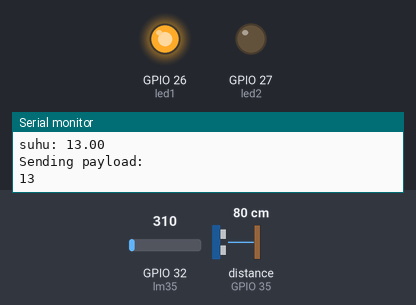
Recording of a sketch running on a simulated ESP32. On the bench: output pins drawn as LEDs (lit = HIGH), the last lines printed to the serial monitor. Inputs (shaded band) come from the test bench; at power-on: GPIO 32 (lm35) = 310, distance to the obstacle (sensor on GPIO 35) 80 cm. The echo pulse lasts 58.3 µs per cm; WiFi joins after 1.5 s; servers stay silent unless stated; no MQTT or app messages arrive unless stated.

Above: at 2.7 s.
2.8 s: GPIO 32 (lm35) set to 592
4.7 s: GPIO 32 (lm35) set to 723
At 6.6 s:
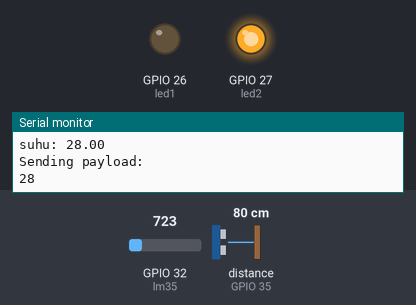
11.1 s: GPIO 32 (lm35) set to 527
At 12.7 s:
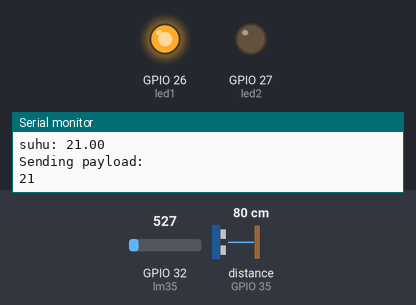
13.1 s: GPIO 32 (lm35) set to 682
At 14.7 s:
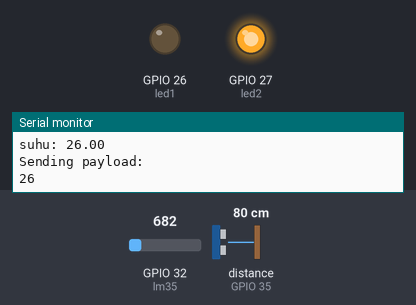
Timing chart, 0 to 16.1 s (numbered marks = the images above; inputs shaded):
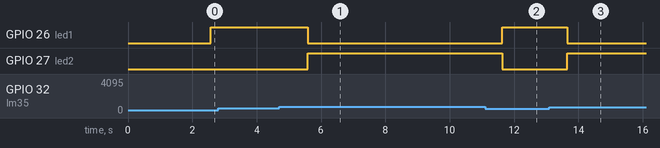

Measured:
- the behaviour switches between 664 and 665 on GPIO 32 (lm35) (found by bisection; images 0 and 1)
- after the input at 4.7 s, GPIO 26 (led1): HIGH → LOW after 0.89 s; GPIO 27 (led2): LOW → HIGH after 0.89 s
- after the input at 11.1 s, GPIO 26 (led1): LOW → HIGH after 0.53 s; GPIO 27 (led2): HIGH → LOW after 0.53 s
- after the input at 13.1 s, GPIO 26 (led1): HIGH → LOW after 0.55 s; GPIO 27 (led2): LOW → HIGH after 0.55 s

The sketch:

MonitoringTempDebit.ino
```cpp
/***
  Rui Santos
  Complete project details at https://randomnerdtutorials.com
***/

#include <WiFi.h>
#include <PubSubClient.h>
#include <NewPing.h>

// Replace the next variables with your SSID/Password combination
const char* ssid = "aaa";
const char* password = "korekapi456";

// Add your MQTT Broker IP address, example:
const char* mqtt_server = "192.168.43.107";

WiFiClient espClient;
PubSubClient client(espClient);
long lastMsg = 0;
char msg[50];


// inisiasi ultrasonic sensor
#define TRIGGERPIN 33
#define ECHOPIN 35
#define MAXDISTANCE 400
#define led1  26
#define led2  27
unsigned int distance;
NewPing sonar (TRIGGERPIN, ECHOPIN, MAXDISTANCE);

// LM35 Pin
const int lm35 = 32;
int value;
int temp;
int terpakai;
int sisavolume;

void setup() {
  Serial.begin(115200);
  // default settings

  setup_wifi();
  client.setServer(mqtt_server, 1883);
  client.setCallback(callback);
  pinMode(led1, OUTPUT);
  pinMode(led2, OUTPUT);
  pinMode(lm35, INPUT);
}

void setup_wifi() {
  delay(10);
  // We start by connecting to a WiFi network
  Serial.println();
  Serial.print("Connecting to ");
  Serial.println(ssid);

  WiFi.begin(ssid, password);

  while (WiFi.status() != WL_CONNECTED) {
    delay(500);
    Serial.print(".");
  }

  Serial.println("");
  Serial.println("WiFi connected");
  Serial.println("IP address: ");
  Serial.println(WiFi.localIP());
}

void callback(char* topic, byte* message, unsigned int length) {
  Serial.print("Message arrived on topic: ");
  Serial.print(topic);
  Serial.print(". Message: ");
  String messageTemp;

  for (int i = 0; i < length; i++) {
    Serial.print((char)message[i]);
    messageTemp += (char)message[i];
  }
  Serial.println();

  // Feel free to add more if statements to control more GPIOs with MQTT

  // If a message is received on the topic esp32/output, you check if the message is either "on" or "off".
  // Changes the output state according to the message
  if (String(topic) == "esp32/output") {
    Serial.print("Device data received : ");
    Serial.println(messageTemp);
  }
}

void reconnect() {
  // Loop until we're reconnected
  while (!client.connected()) {
    Serial.print("Attempting MQTT connection...");
    // Attempt to connect
    if (client.connect("ESP8266Client")) {
      Serial.println("connected");
      // Subscribe
      client.subscribe("esp32/lm35sensor");
      client.subscribe("esp32/ultrasonic");
    } else {
      Serial.print("failed, rc=");
      Serial.print(client.state());
      Serial.println(" try again in 5 seconds");
      // Wait 5 seconds before retrying
      delay(5000);
    }
  }
}
void loop() {
  if (!client.connected()) {
    reconnect();
  }
  client.loop();

  long now = millis();
  if (now - lastMsg > 1000) {
    lastMsg = now;
    publishultrasonic();
    publishsuhu();
  }
}

void publishultrasonic()
{
    delay(1000);
    distance = sonar.ping_cm();
    terpakai = distance *15;
    sisavolume = 120 - terpakai;
    Serial.print(sisavolume);
    Serial.println("cm3");
    char ultrasonicString[8];
    dtostrf(sisavolume,1,2, ultrasonicString);
    String payloadultrasonicStr = buildJson2();
    char payload1[payloadultrasonicStr.length()+1];
    payloadultrasonicStr.toCharArray(payload1, payloadultrasonicStr.length()+1);
    Serial.println("Sending payload1: ");
    Serial.println(payload1);
    client.publish("esp32/ultrasonic", payload1);
  }
void publishsuhu()
{
    temp = analogRead(lm35);
    value = map(temp, 0, 4095, 2, 150);
    if(value < 25)
    {
      digitalWrite(led1, HIGH);
      digitalWrite(led2, LOW);
      } else if(value > 25)
      {
        digitalWrite(led1, LOW);
        digitalWrite(led2, HIGH);
        }
    // Convert the value to a char array
    char suhuString[8];
    dtostrf(value, 1, 2, suhuString);
    Serial.print("suhu: ");
    Serial.println(suhuString);
    String payloadStr = buildJson1();
    char payload[payloadStr.length()+1];
    payloadStr.toCharArray(payload, payloadStr.length()+1);
    Serial.println("Sending payload: ");
    Serial.println(payload);
    client.publish("esp32/lm35sensor", payload);
  }

String buildJson2() {
  String data;
  data += (int)sisavolume;
  return data;
}

String buildJson1() {
  String data;
  data += (int)value;
  return data;
}
```
